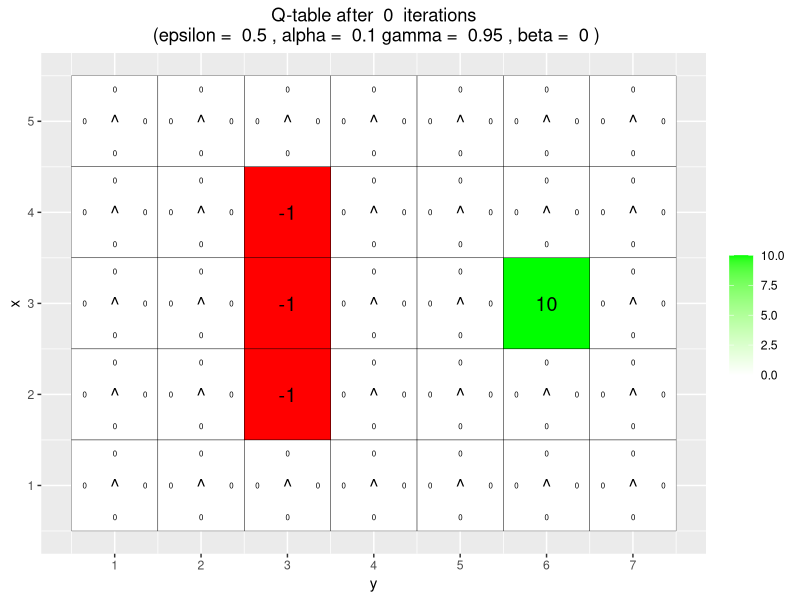
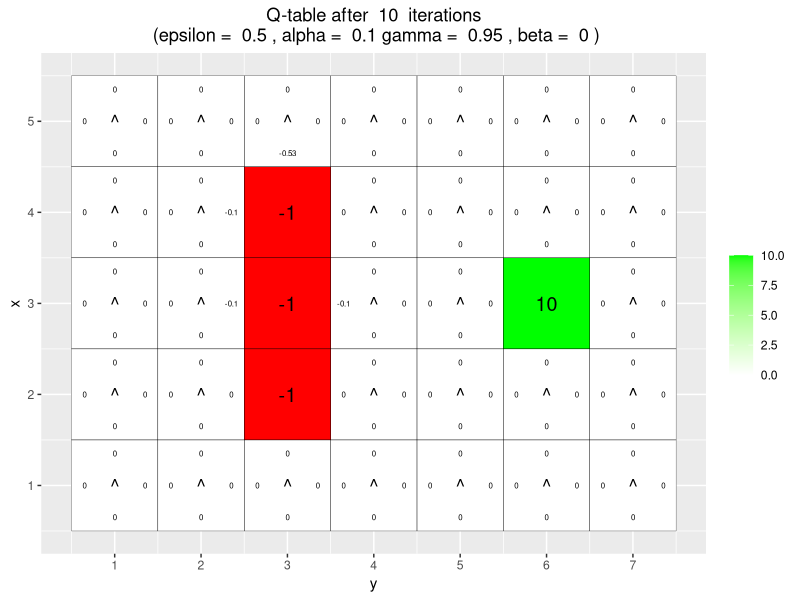
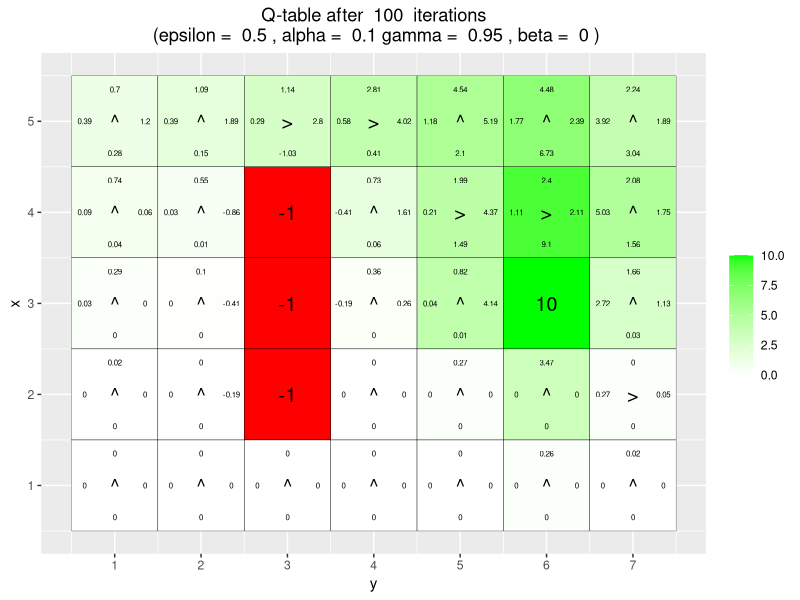
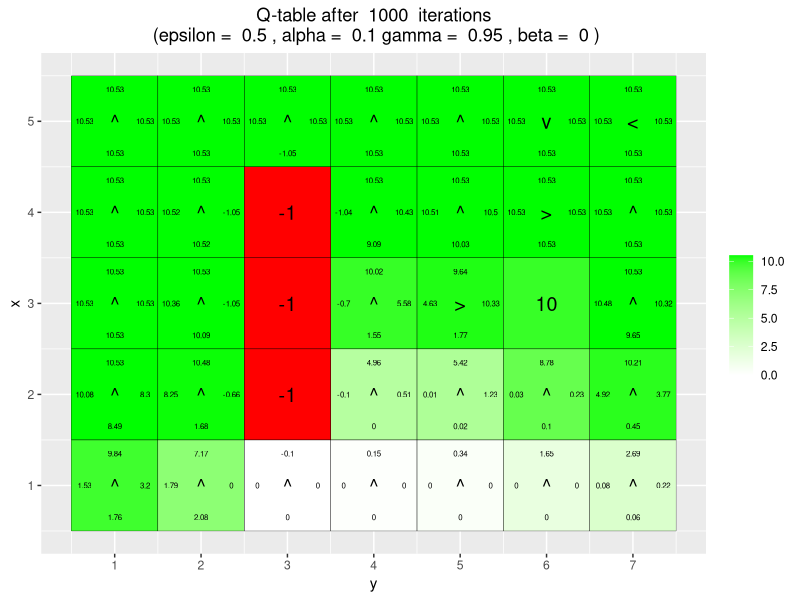
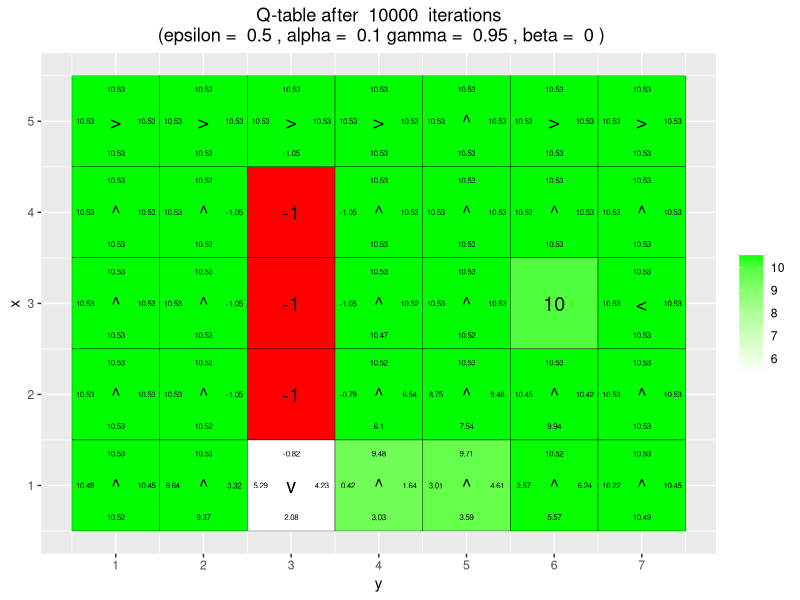
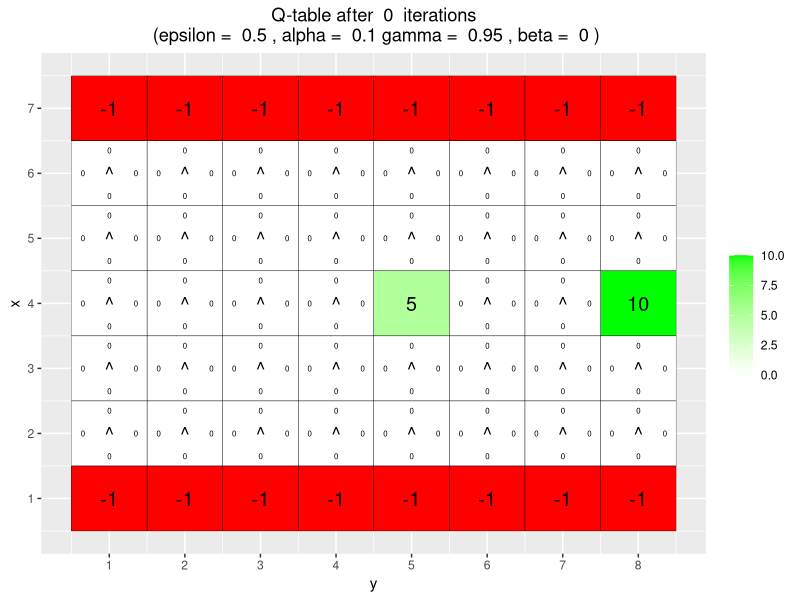
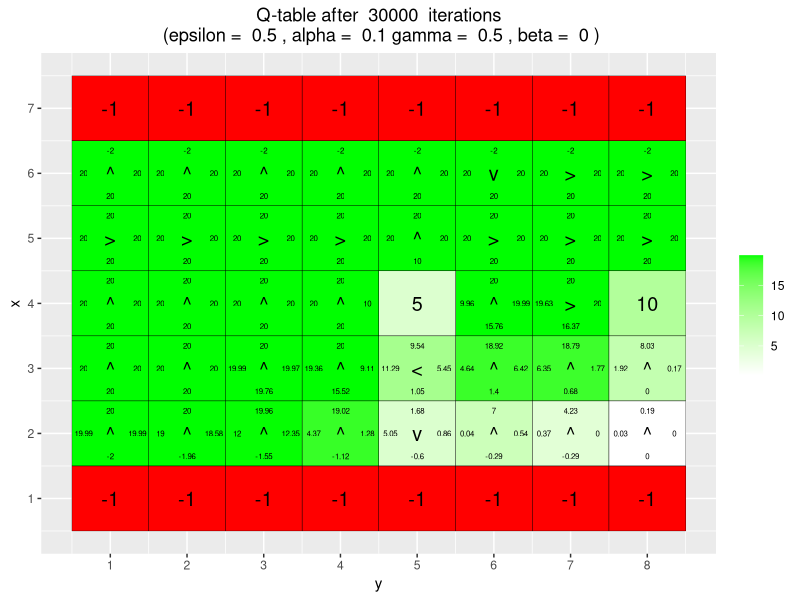
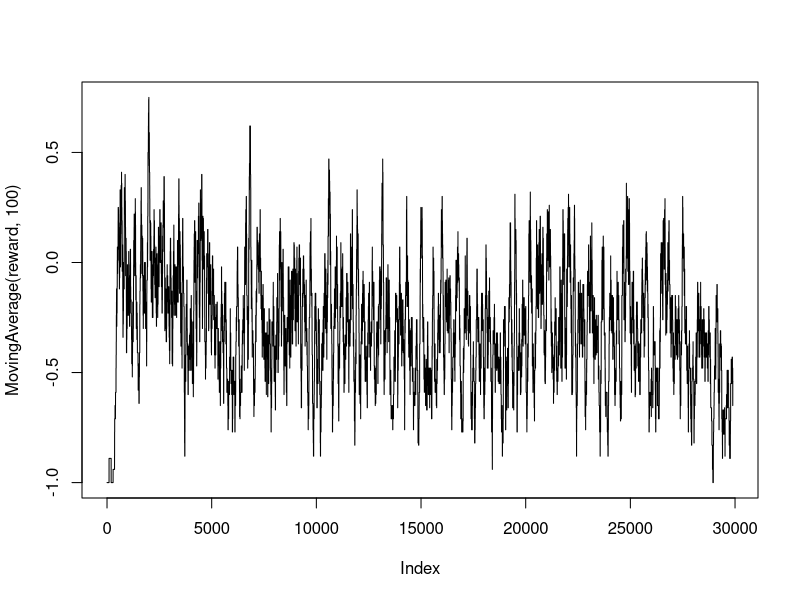

These charts were generated, in order, by the following R code: (Note: a time limit stopped this script after it produced the figures.)
## ---- chunk 1
knitr::opts_chunk$set(echo = T, message = F, warning = F, fig.width = 5, fig.height = 3, fig.align = "center", cache = T)

## ---- chunk 2
# By Jose M. Peña and Joel Oskarsson.
# For teaching purposes.
# jose.m.pena@liu.se.

#####################################################################################################
# Q-learning
#####################################################################################################

# install.packages("ggplot2")
# install.packages("vctrs")
library(ggplot2)

arrows <- c("^", ">", "v", "<")
action_deltas <- list(c(1,0), # up
                      c(0,1), # right
                      c(-1,0), # down
                      c(0,-1)) # left

vis_environment <- function(iterations=0, epsilon = 0.5, alpha = 0.1, gamma = 0.95, beta = 0){
  
  # Visualize an environment with rewards. 
  # Q-values for all actions are displayed on the edges of each tile.
  # The (greedy) policy for each state is also displayed.
  # 
  # Args:
  #   iterations, epsilon, alpha, gamma, beta (optional): for the figure title.
  #   reward_map (global variable): a HxW array containing the reward given at each state.
  #   q_table (global variable): a HxWx4 array containing Q-values for each state-action pair.
  #   H, W (global variables): environment dimensions.
  
  df <- expand.grid(x=1:H,y=1:W)
  foo <- mapply(function(x,y) ifelse(reward_map[x,y] == 0,q_table[x,y,1],NA),df$x,df$y)
  df$val1 <- as.vector(round(foo, 2))
  foo <- mapply(function(x,y) ifelse(reward_map[x,y] == 0,q_table[x,y,2],NA),df$x,df$y)
  df$val2 <- as.vector(round(foo, 2))
  foo <- mapply(function(x,y) ifelse(reward_map[x,y] == 0,q_table[x,y,3],NA),df$x,df$y)
  df$val3 <- as.vector(round(foo, 2))
  foo <- mapply(function(x,y) ifelse(reward_map[x,y] == 0,q_table[x,y,4],NA),df$x,df$y)
  df$val4 <- as.vector(round(foo, 2))
  foo <- mapply(function(x,y) 
    ifelse(reward_map[x,y] == 0,arrows[GreedyPolicy(x,y)],reward_map[x,y]),df$x,df$y)
  df$val5 <- as.vector(foo)
  foo <- mapply(function(x,y) ifelse(reward_map[x,y] == 0,max(q_table[x,y,]),
                                     ifelse(reward_map[x,y]<0,NA,reward_map[x,y])),df$x,df$y)
  df$val6 <- as.vector(foo)
  
  print(ggplot(df,aes(x = y,y = x)) +
          scale_fill_gradient(low = "white", high = "green", na.value = "red", name = "") +
          geom_tile(aes(fill=val6)) +
          geom_text(aes(label = val1),size = 2,nudge_y = .35,na.rm = TRUE) +
          geom_text(aes(label = val2),size = 2,nudge_x = .35,na.rm = TRUE) +
          geom_text(aes(label = val3),size = 2,nudge_y = -.35,na.rm = TRUE) +
          geom_text(aes(label = val4),size = 2,nudge_x = -.35,na.rm = TRUE) +
          geom_text(aes(label = val5),size = 5) +
          geom_tile(fill = 'transparent', colour = 'black') + 
          ggtitle(paste("Q-table after ",iterations," iterations\n",
                        "(epsilon = ",epsilon,", alpha = ",alpha,"gamma = ",gamma,", beta = ",beta,")")) +
          theme(plot.title = element_text(hjust = 0.5)) +
          scale_x_continuous(breaks = c(1:W),labels = c(1:W)) +
          scale_y_continuous(breaks = c(1:H),labels = c(1:H)))
  
}

## ---- chunk 3
set.seed(123)
GreedyPolicy <- function(x, y){
  
  # Get a greedy action for state (x,y) from q_table.
  #
  # Args:
  #   x, y: state coordinates.
  #   q_table (global variable): a HxWx4 array containing Q-values for each state-action pair.
  # 
  # Returns:
  #   An action, i.e. integer in {1,2,3,4}.
  
  # Your code here.
  greedy_actions = which.max(q_table[x,y,])
  # In case of multiple max, sample at random.
  greedy_action = sample(greedy_actions, 1)
  return(greedy_action)
  
}

EpsilonGreedyPolicy <- function(x, y, epsilon){
  
  # Get an epsilon-greedy action for state (x,y) from q_table.
  #
  # Args:
  #   x, y: state coordinates.
  #   epsilon: probability of acting randomly.
  # 
  # Returns:
  #   An action, i.e. integer in {1,2,3,4}.
  
  # Your code here.
  if(runif(1) < epsilon){
    #Act randomly
    return(sample.int(4,1))
  }else{
    #Act greedy
    return(GreedyPolicy(x,y))
  }
}

## ---- chunk 4

transition_model <- function(x, y, action, beta){
  
  # Computes the new state after given action is taken. The agent will follow the action 
  # with probability (1-beta) and slip to the right or left with probability beta/2 each.
  # 
  # Args:
  #   x, y: state coordinates.
  #   action: which action the agent takes (in {1,2,3,4}).
  #   beta: probability of the agent slipping to the side when trying to move.
  #   H, W (global variables): environment dimensions.
  # 
  # Returns:
  #   The new state after the action has been taken.
  
  delta <- sample(-1:1, size = 1, prob = c(0.5*beta,1-beta,0.5*beta))
  final_action <- ((action + delta + 3) %% 4) + 1
  foo <- c(x,y) + unlist(action_deltas[final_action])
  foo <- pmax(c(1,1),pmin(foo,c(H,W)))
  
  return (foo)
}

q_learning <- function(start_state, epsilon = 0.5, alpha = 0.1, gamma = 0.95, 
                       beta = 0){
  
  # Perform one episode of Q-learning. The agent should move around in the 
  # environment using the given transition model and update the Q-table.
  # The episode ends when the agent reaches a terminal state.
  # 
  # Args:
  #   start_state: array with two entries, describing the starting position of the agent.
  #   epsilon (optional): probability of acting randomly.
  #   alpha (optional): learning rate.
  #   gamma (optional): discount factor.
  #   beta (optional): slipping factor.
  #   reward_map (global variable): a HxW array containing the reward given at each state.
  #   q_table (global variable): a HxWx4 array containing Q-values for each state-action pair.
  # 
  # Returns:
  #   reward: reward received in the episode.
  #   correction: sum of the temporal difference correction terms over the episode.
  #   q_table (global variable): Recall that R passes arguments by value. So, q_table being
  #   a global variable can be modified with the superassigment operator <<-.
  
  # Your code here.
  episode_correction = 0
  x = start_state[1]
  y = start_state[2]
  repeat{
    # Follow policy, execute action, get reward.
    action = EpsilonGreedyPolicy(x, y, epsilon) #follow policy
    new_state = transition_model(x, y, action, beta) #execute action
    new_x = new_state[1]
    new_y = new_state[2]
    reward = reward_map[new_x,new_y]#get reward

    # Q-table update.
    temporal_correction = reward + gamma*(max(q_table[new_x,new_y, ])-q_table[x,y,action])
    
    q_table[x,y,action] <<- q_table[x,y,action] + alpha*temporal_correction
    episode_correction = episode_correction + temporal_correction
    #S = S'
    x = new_x
    y = new_y
    
    if(reward!=0)
      # End episode.
      return (c(reward,episode_correction))
  }
  
}

## ---- chunk 5
set.seed(123)
# Environment A (learning)

H <- 5
W <- 7

reward_map <- matrix(0, nrow = H, ncol = W)
reward_map[3,6] <- 10
reward_map[2:4,3] <- -1

q_table <- array(0,dim = c(H,W,4))

vis_environment()

for(i in 1:10000){
  foo <- q_learning(start_state = c(3,1))
  
  if(any(i==c(10,100,1000,10000)))
    vis_environment(i)
}

## ---- chunk 6
# Environment B (the effect of epsilon and gamma)

H <- 7
W <- 8

reward_map <- matrix(0, nrow = H, ncol = W)
reward_map[1,] <- -1
reward_map[7,] <- -1
reward_map[4,5] <- 5
reward_map[4,8] <- 10

q_table <- array(0,dim = c(H,W,4))

vis_environment()

MovingAverage <- function(x, n){
  
  cx <- c(0,cumsum(x))
  rsum <- (cx[(n+1):length(cx)] - cx[1:(length(cx) - n)]) / n
  
  return (rsum)
}

for(j in c(0.5,0.75,0.95)){
  q_table <- array(0,dim = c(H,W,4))
  reward <- NULL
  correction <- NULL
  
  for(i in 1:30000){
    foo <- q_learning(gamma = j, start_state = c(4,1))
    reward <- c(reward,foo[1])
    correction <- c(correction,foo[2])
  }
  
  vis_environment(i, gamma = j)
  plot(MovingAverage(reward,100),type = "l")
  plot(MovingAverage(correction,100),type = "l")
}

for(j in c(0.5,0.75,0.95)){
  q_table <- array(0,dim = c(H,W,4))
  reward <- NULL
  correction <- NULL
  
  for(i in 1:30000){
    foo <- q_learning(epsilon = 0.1, gamma = j, start_state = c(4,1))
    reward <- c(reward,foo[1])
    correction <- c(correction,foo[2])
  }
  
  vis_environment(i, epsilon = 0.1, gamma = j)
  plot(MovingAverage(reward,100),type = "l")
  plot(MovingAverage(correction,100),type = "l")
}

## ---- chunk 7

H <- 3
W <- 6

reward_map <- matrix(0, nrow = H, ncol = W)
reward_map[1,2:5] <- -1
reward_map[1,6] <- 10

q_table <- array(0,dim = c(H,W,4))

vis_environment()

for(j in c(0,0.2,0.4,0.66)){
  q_table <- array(0,dim = c(H,W,4))
  
  for(i in 1:10000)
    foo <- q_learning(gamma = 0.6, beta = j, start_state = c(1,1))
  
  vis_environment(i, gamma = 0.6, beta = j)
}
